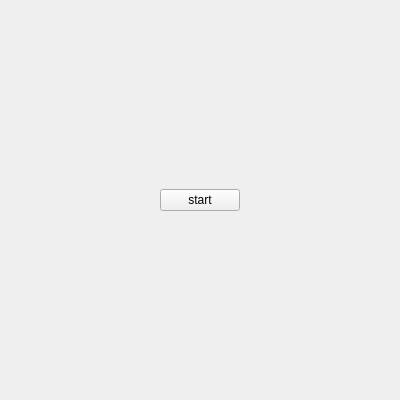
<?xml version="1.0" encoding="UTF-8"?>
<ui version="4.0">
 <class>Window</class>
 <widget class="QMainWindow" name="Window">
  <property name="geometry">
   <rect>
    <x>0</x>
    <y>0</y>
    <width>400</width>
    <height>400</height>
   </rect>
  </property>
  <property name="windowTitle">
   <string>AudioRecorder</string>
  </property>
  <widget class="QWidget" name="center">
   <layout class="QVBoxLayout" name="verticalLayout">
    <item alignment="Qt::AlignmentFlag::AlignHCenter">
     <widget class="QPushButton" name="btn">
      <property name="sizePolicy">
       <sizepolicy hsizetype="Fixed" vsizetype="Fixed">
        <horstretch>0</horstretch>
        <verstretch>0</verstretch>
       </sizepolicy>
      </property>
      <property name="text">
       <string>start</string>
      </property>
     </widget>
    </item>
   </layout>
  </widget>
 </widget>
 <resources/>
 <connections/>
</ui>
